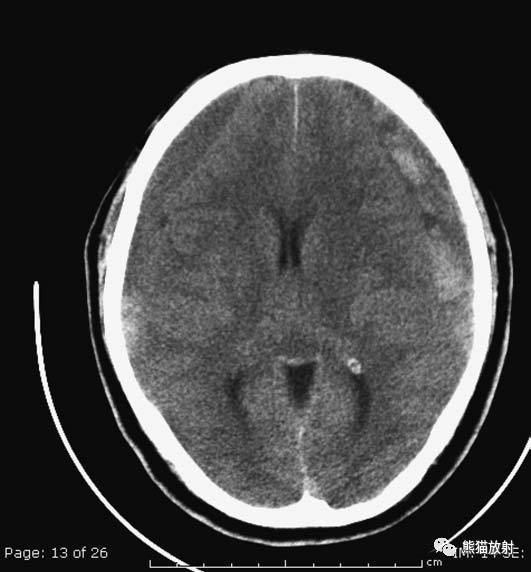
#> input picture opencv_learn/charpter12/ct.jpg, 531 x 572 px
$ python demo_12.37.py
#> lines starting #> are read from the running program, lines starting #| are printed output that depends on the picture; after the words box and inside, x2 and y2 are one past the last pixel; in counts of white or black regions, pixels touching at a corner belong together
import cv2
import numpy as np

o = cv2.imread(r"ct.jpg")
#> o is the input picture: shape (572, 531, 3); min 0, max 255, mean 69.2
cv2.imshow("original", o)
gray = cv2.cvtColor(o, cv2.COLOR_BGR2GRAY)
ret, binary = cv2.threshold(gray, 127, 255, cv2.THRESH_BINARY)
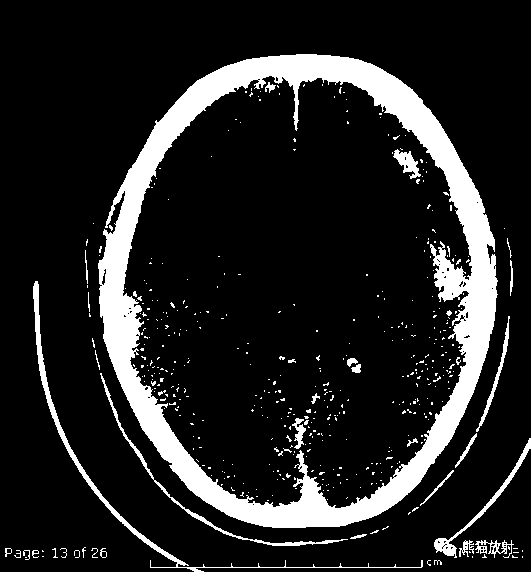
#> binary: shape (572, 531); 13.9% white; 464 white regions (430 under 20 px)
contours, hierarchy = cv2.findContours(binary, cv2.RETR_LIST, cv2.CHAIN_APPROX_SIMPLE)
#> contours = 530 contours, 507 with area under 20; largest, box (x1, y1, x2, y2) and area: (98, 54, 498, 528) 147138, (122, 75, 473, 509) 114354, (33, 281, 423, 572) 1412, (434, 438, 531, 558) 668, (100, 373, 348, 546) 628

for index, i in enumerate(contours):
    cnt = i
    tmp = np.count_nonzero(cnt)
    if tmp <= 1000:
        continue
    # 使用掩码获取感兴趣区域的最大值
    # minMaxLoc对立对象为灰度图像,如果要处理彩色图像,需要提取各个通道图像分别计算
    mask = np.zeros(gray.shape, np.uint8)
    mask = cv2.drawContours(mask, [cnt], -1, 255, -1)
    print("gray=\n", gray)
    print("mask=\n", mask)
    minVal, maxVal, minLoc, maxLoc = cv2.minMaxLoc(gray, mask=mask)
    print("minVal=", minVal)
    print("maxVal=", maxVal)
    print("minLoc=", minLoc)
    print("maxLoc=", maxLoc)
    # 使用掩膜获取感兴趣区域并显示
    masko = np.zeros(o.shape, np.uint8)
    masko = cv2.drawContours(masko, [cnt], -1, (255, 255, 255), -1)
    loc = cv2.bitwise_and(o, masko)
    cv2.imshow("masko" + str(index), masko)
    # 显示灰度结果
    loc = cv2.bitwise_and(gray, mask)
    cv2.imshow("mask" + str(index), loc)
#> this loop made 530 passes
#> tmp on passes 1, 2, 8: 36, 22, 12
#> (printed output is left out)
# 释放窗口
cv2.waitKey()
cv2.destroyAllWindows()
